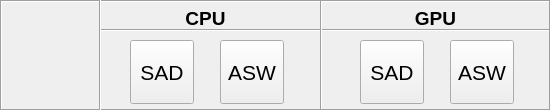
   <widget class="QFrame" name="frame_image">
    <property name="geometry">
     <rect>
      <x>40</x>
      <y>10</y>
      <width>551</width>
      <height>111</height>
     </rect>
    </property>
    <property name="frameShape">
     <enum>QFrame::Box</enum>
    </property>
    <property name="frameShadow">
     <enum>QFrame::Sunken</enum>
    </property>
    <widget class="QPushButton" name="ASW_CPU_button">
     <property name="geometry">
      <rect>
       <x>220</x>
       <y>40</y>
       <width>64</width>
       <height>64</height>
      </rect>
     </property>
     <property name="font">
      <font>
       <family>Arial</family>
       <pointsize>16</pointsize>
       <weight>9</weight>
       <italic>false</italic>
       <bold>false</bold>
      </font>
     </property>
     <property name="toolTip">
      <string/>
     </property>
     <property name="autoFillBackground">
      <bool>true</bool>
     </property>
     <property name="styleSheet">
      <string notr="true">font: 75 16pt &quot;Arial&quot;;
</string>
     </property>
     <property name="text">
      <string>ASW</string>
     </property>
    </widget>
    <widget class="QPushButton" name="SAD_CPU_button">
     <property name="geometry">
      <rect>
       <x>130</x>
       <y>40</y>
       <width>64</width>
       <height>64</height>
      </rect>
     </property>
     <property name="font">
      <font>
       <family>Arial</family>
       <pointsize>16</pointsize>
       <weight>9</weight>
       <italic>false</italic>
       <bold>false</bold>
      </font>
     </property>
     <property name="toolTip">
      <string/>
     </property>
     <property name="autoFillBackground">
      <bool>true</bool>
     </property>
     <property name="styleSheet">
      <string notr="true">font: 75 16pt &quot;Arial&quot;;
</string>
     </property>
     <property name="text">
      <string>SAD</string>
     </property>
    </widget>
    <widget class="QPushButton" name="ASW_GPU_button">
     <property name="geometry">
      <rect>
       <x>450</x>
       <y>40</y>
       <width>64</width>
       <height>64</height>
      </rect>
     </property>
     <property name="font">
      <font>
       <family>Arial</family>
       <pointsize>16</pointsize>
       <weight>9</weight>
       <italic>false</italic>
       <bold>false</bold>
      </font>
     </property>
     <property name="toolTip">
      <string/>
     </property>
     <property name="autoFillBackground">
      <bool>true</bool>
     </property>
     <property name="styleSheet">
      <string notr="true">font: 75 16pt &quot;Arial&quot;;
</string>
     </property>
     <property name="text">
      <string>ASW</string>
     </property>
    </widget>
    <widget class="QPushButton" name="SAD_GPU_button">
     <property name="geometry">
      <rect>
       <x>360</x>
       <y>40</y>
       <width>64</width>
       <height>64</height>
      </rect>
     </property>
     <property name="font">
      <font>
       <family>Arial</family>
       <pointsize>16</pointsize>
       <weight>9</weight>
       <italic>false</italic>
       <bold>false</bold>
      </font>
     </property>
     <property name="toolTip">
      <string/>
     </property>
     <property name="autoFillBackground">
      <bool>true</bool>
     </property>
     <property name="styleSheet">
      <string notr="true">font: 75 16pt &quot;Arial&quot;;
</string>
     </property>
     <property name="text">
      <string>SAD</string>
     </property>
    </widget>
    <widget class="QFrame" name="frame_left_right">
     <property name="geometry">
      <rect>
       <x>320</x>
       <y>0</y>
       <width>231</width>
       <height>111</height>
      </rect>
     </property>
     <property name="frameShape">
      <enum>QFrame::Box</enum>
     </property>
     <property name="frameShadow">
      <enum>QFrame::Sunken</enum>
     </property>
     <widget class="QTextBrowser" name="textBrowser_2">
      <property name="geometry">
       <rect>
        <x>60</x>
        <y>3</y>
        <width>111</width>
        <height>31</height>
       </rect>
      </property>
      <property name="font">
       <font>
        <family>Arial</family>
       </font>
      </property>
      <property name="styleSheet">
       <string notr="true">background: transparent;</string>
      </property>
      <property name="frameShape">
       <enum>QFrame::NoFrame</enum>
      </property>
      <property name="html">
       <string>&lt;!DOCTYPE HTML PUBLIC &quot;-//W3C//DTD HTML 4.0//EN&quot; &quot;http://www.w3.org/TR/REC-html40/strict.dtd&quot;&gt;
&lt;html&gt;&lt;head&gt;&lt;meta name=&quot;qrichtext&quot; content=&quot;1&quot; /&gt;&lt;style type=&quot;text/css&quot;&gt;
p, li { white-space: pre-wrap; }
&lt;/style&gt;&lt;/head&gt;&lt;body style=&quot; font-family:'Arial'; font-size:9pt; font-weight:400; font-style:normal;&quot;&gt;
&lt;p align=&quot;center&quot; style=&quot; margin-top:0px; margin-bottom:0px; margin-left:0px; margin-right:0px; -qt-block-indent:0; text-indent:0px;&quot;&gt;&lt;span style=&quot; font-family:'Gulim'; font-size:14pt; font-weight:600;&quot;&gt;GPU&lt;/span&gt;&lt;/p&gt;&lt;/body&gt;&lt;/html&gt;</string>
      </property>
     </widget>
    </widget>
    <widget class="QFrame" name="frame_border">
     <property name="geometry">
      <rect>
       <x>0</x>
       <y>0</y>
       <width>101</width>
       <height>111</height>
      </rect>
     </property>
     <property name="frameShape">
      <enum>QFrame::Box</enum>
     </property>
     <property name="frameShadow">
      <enum>QFrame::Sunken</enum>
     </property>
    </widget>
    <widget class="QTextBrowser" name="textBrowser">
     <property name="geometry">
      <rect>
       <x>150</x>
       <y>3</y>
       <width>111</width>
       <height>31</height>
      </rect>
     </property>
     <property name="font">
      <font>
       <family>Arial</family>
      </font>
     </property>
     <property name="styleSheet">
      <string notr="true">background: transparent;</string>
     </property>
     <property name="frameShape">
      <enum>QFrame::NoFrame</enum>
     </property>
     <property name="html">
      <string>&lt;!DOCTYPE HTML PUBLIC &quot;-//W3C//DTD HTML 4.0//EN&quot; &quot;http://www.w3.org/TR/REC-html40/strict.dtd&quot;&gt;
&lt;html&gt;&lt;head&gt;&lt;meta name=&quot;qrichtext&quot; content=&quot;1&quot; /&gt;&lt;style type=&quot;text/css&quot;&gt;
p, li { white-space: pre-wrap; }
&lt;/style&gt;&lt;/head&gt;&lt;body style=&quot; font-family:'Arial'; font-size:9pt; font-weight:400; font-style:normal;&quot;&gt;
&lt;p align=&quot;center&quot; style=&quot; margin-top:0px; margin-bottom:0px; margin-left:0px; margin-right:0px; -qt-block-indent:0; text-indent:0px;&quot;&gt;&lt;span style=&quot; font-family:'Gulim'; font-size:14pt; font-weight:600;&quot;&gt;CPU&lt;/span&gt;&lt;/p&gt;&lt;/body&gt;&lt;/html&gt;</string>
     </property>
    </widget>
    <widget class="QFrame" name="frame">
     <property name="geometry">
      <rect>
       <x>99</x>
       <y>0</y>
       <width>452</width>
       <height>31</height>
      </rect>
     </property>
     <property name="frameShape">
      <enum>QFrame::Box</enum>
     </property>
     <property name="frameShadow">
      <enum>QFrame::Sunken</enum>
     </property>
    </widget>
    <zorder>frame</zorder>
    <zorder>frame_border</zorder>
    <zorder>frame_left_right</zorder>
    <zorder>ASW_CPU_button</zorder>
    <zorder>SAD_CPU_button</zorder>
    <zorder>ASW_GPU_button</zorder>
    <zorder>SAD_GPU_button</zorder>
    <zorder>textBrowser</zorder>
   </widget>
